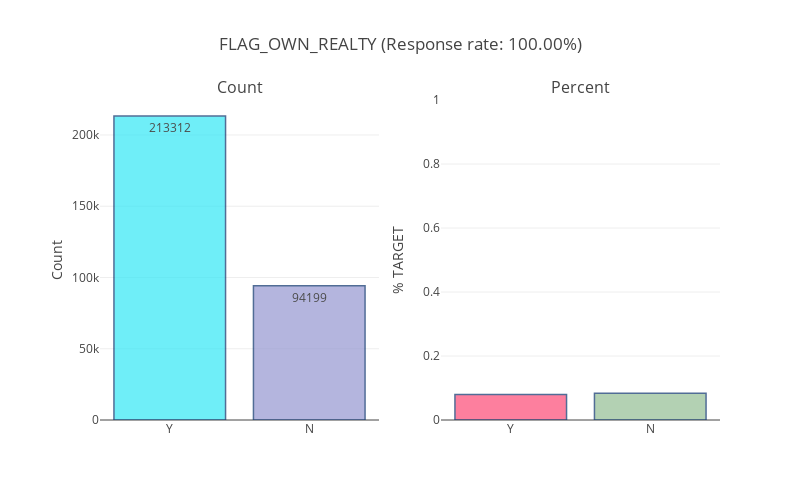

Notebook code for this chart:
### Markdown cell above
### <a id='2_1_4'>2.1.4. Does the client own realty?</a>

### Code cell
temp_col = features_dtype_object[3]
plot_count_percent_for_object(application_train, temp_col)

### Figure 1 — Plotly figure (JSON) as saved in the notebook; plotly's stock layout.template omitted (floating-point values rounded to 4 significant figures)
{"data": [{"marker": {"color": ["#33E7F6", "#9597D1", "#C637AC", "#6D17F3", "#BB05EE", "#3F2F3E", "#83B19C", "#4EB72E", "#EBA48E", "#B841FF", "#C6DE98", "#521D13", "#2B3A8A", "#62B845", "#7234E6", "#8E4215", "#2F9CA4", "#BFD9F2", "#A517AF", "#E6C8AD", "#0BD242", "#FB1C44", "#46AFB1", "#0A00F0", "#4AAD21", "#045F8A", "#8C3349", "#B1DCC5", "#9EBB25", "#722FC5", "#4A753E", "#4CD747", "#EEA005", "#EF2C4D", "#2F6644", "#E1FAD3", "#EC442E", "#C715E5", "#B3A6E5", "#F41C82", "#DD0FFF", "#7718F1", "#26ECC6", "#B6733C", "#1D63B8", "#B63818", "#97CFC1", "#BBB689", "#A963B6", "#23D83A", "#9860C2", "#625A70", "#0BAAAC", "#35E996", "#456412", "#5A1C0F", "#B79C75", "#D4F367", "#4CD943", "#7F0030", "#269027", "#20806F", "#B7B342", "#1CBD77", "#46747C", "#5069CD", "#345850", "#E342DC", "#27B067", "#09B323", "#F27150", "#5E5EE1", "#B5EEC1", "#517CCE", "#CE9E2B", "#636A28", "#5BEFC3", "#F4C728", "#1EB48F", "#BC3381", "#F50229", "#956D46", "#1137AD", "#8AA1A8", "#05CC0E", "#45335E", "#B6AE92", "#A080B4", "#E41F51", "#7879BE", "#83488C", "#28CE9A", "#48073F", "#11F147", "#4AC8C6", "#EDDF6C", "#CE15A7", "#51FE9C", "#10D345", "#21ED41"], "line": {"color": "rgb(8,48,107)", "width": 1.5}}, "name": "Percent", "opacity": 0.7, "orientation": "v", "text": [213312, 94199], "textfont": {"color": "rgb(0, 0, 0)", "size": 12}, "textposition": "auto", "type": "bar", "x": ["Y", "N"], "xaxis": "x1", "y": [213312, 94199], "yaxis": "y1"}, {"marker": {"color": ["#FD4976", "#93BE93", "#A2C605", "#DD1877", "#977CAF", "#B14939", "#039B91", "#65F28C", "#090C92", "#ECE4A4", "#723AE2", "#496316", "#C28999", "#830AD9", "#5ABF18", "#60402B", "#9F8291", "#4BBDE0", "#A4DD12", "#5BC850", "#44F73E", "#2DF885", "#A85FA1", "#8A0762", "#09A1FA", "#CA8079", "#F67C63", "#8A4EE6", "#32C2BF", "#4D9046", "#C17C40", "#731E81", "#DEC8CA", "#6D6378", "#2F29F4", "#B1BFDB", "#A39454", "#F9F0AF", "#D1CF02", "#944CDB", "#5B50C3", "#829CAE", "#7ECC27", "#DD4158", "#3CEF1C", "#CAE52E", "#751759", "#4058C9", "#D46AAE", "#72AF62", "#A9D7CC", "#31412A", "#22D52A", "#2C57FA", "#E83205", "#16959B", "#644DEE", "#31EB99", "#4749C3", "#5BE04D", "#B1829D", "#EE66A9", "#9DC99A", "#C41879", "#01456C", "#95E925", "#24CCD7", "#961F1E", "#A5E27C", "#B31F1A", "#488970", "#A72DD2", "#13CD50", "#D16CC6", "#FD7C89", "#C468AD", "#0AA52A", "#C007AE", "#DE9B47", "#12CA0C", "#937C15", "#80BD30", "#F5A343", "#54F851", "#41F7EE", "#4A5A50", "#80D598", "#B9A728", "#3F936D", "#0C0051", "#3809D9", "#29F830", "#8987BB", "#30BC43", "#15B4A4", "#0DB35D", "#277E30", "#6E8501", "#1522AD", "#2D039E"], "line": {"color": "rgb(8,48,107)", "width": 1.5}}, "opacity": 0.7, "orientation": "v", "text": [["Y", 0.07962], ["N", 0.08325]], "textfont": {"color": "rgb(0, 0, 0)", "size": 12}, "textposition": "auto", "type": "bar", "x": ["Y", "N"], "xaxis": "x2", "y": [0.07962, 0.08325], "yaxis": "y2"}], "layout": {"annotations": [{"font": {"size": 16}, "showarrow": false, "text": "Count", "x": 0.225, "xanchor": "center", "xref": "paper", "y": 1, "yanchor": "bottom", "yref": "paper"}, {"font": {"size": 16}, "showarrow": false, "text": "Percent", "x": 0.775, "xanchor": "center", "xref": "paper", "y": 1, "yanchor": "bottom", "yref": "paper"}], "height": 500, "margin": {"l": 100}, "showlegend": false, "title": "FLAG_OWN_REALTY (Response rate: 100.00%)", "width": 800, "xaxis1": {"anchor": "y1", "domain": [0, 0.45]}, "xaxis2": {"anchor": "y2", "domain": [0.55, 1]}, "yaxis1": {"anchor": "x1", "domain": [0, 1], "title": "Count"}, "yaxis2": {"anchor": "x2", "domain": [0, 1], "range": [0, 1], "title": "% TARGET"}}}
